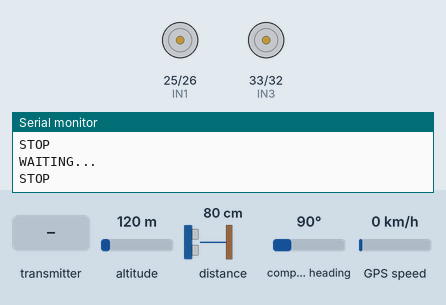
This sketch was run on a simulated ESP32. Shown: motor-driver pin pairs drawn as motors (green arrow = first pin HIGH = forward, orange = second pin HIGH = backward, longer = more drive, scaled by the enable pin), the last lines printed to the serial monitor. The test bench sets the inputs (shaded band); at power-on: compass heading 90°, altitude 120 m, distance to the obstacle 80 cm, GPS speed 0 km/h. The GPS gets a fix after 3 s at 37.7749, -122.4194 with 8 satellites.

Above: at 1.2 s.
1.3 s: the transmitter starts sending gpsValid = 1
At 3.4 s:
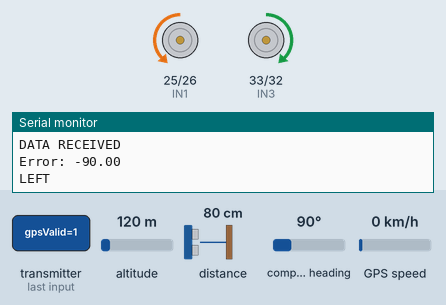
4.5 s: compass heading set to 7°
At 4.8 s:
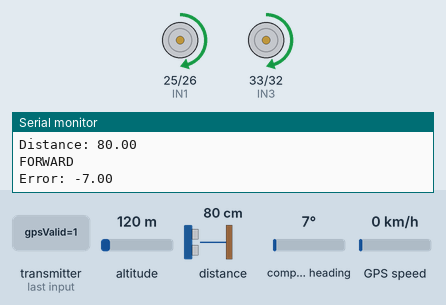
6.0 s: the transmitter starts sending heading = 50
At 7.2 s:
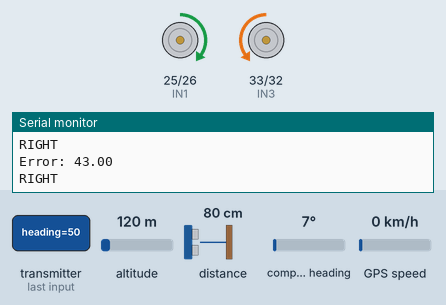
7.5 s: compass heading set to 21°
9.0 s: compass heading set to 27°
At 9.4 s:
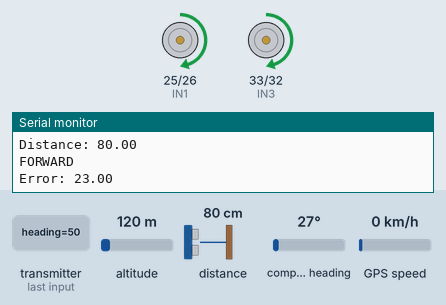
10.5 s: compass heading set to 180°
At 11.7 s:
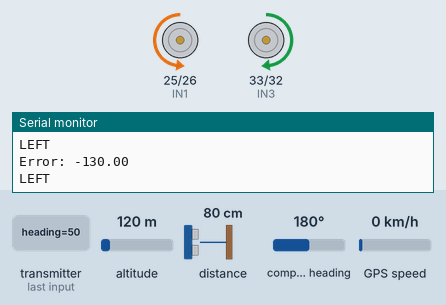
Timing chart, 0 to 13.0 s (numbered marks = the images above; inputs shaded):
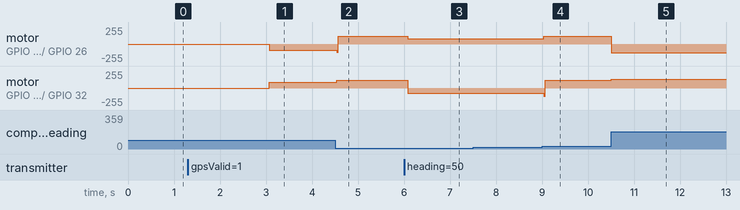

The sketch:

v2_avoid_gps_magneto_espnow.ino
```cpp
#include <Wire.h>
#include "Adafruit_VL53L0X.h"
#include <TinyGPS++.h>
#include <HardwareSerial.h>
#include <WiFi.h>
#include <esp_now.h>
#include <QMC5883LCompass.h>
#include "esp_wifi.h"

// ---------------- GPS ----------------
TinyGPSPlus gps;
HardwareSerial gpsSerial(2);
bool gpsLocked = false;

// ---------------- COMPASS ----------------
QMC5883LCompass compass;

// ---------------- MOTOR ----------------
#define IN1 25
#define IN2 26
#define IN3 33
#define IN4 32
#define ENA 27
#define ENB 19

Adafruit_VL53L0X lox = Adafruit_VL53L0X();

// ---------------- DATA ----------------
typedef struct {
  float lat;
  float lon;
  float heading;
  bool gpsValid;
} VehicleData;

VehicleData leaderData;

// ---------------- MONITOR ----------------
unsigned long lastReceiveTime = 0;

// ---------------- RECEIVE ----------------
void onReceive(const esp_now_recv_info *info, const uint8_t *data, int len) {
  if(len == sizeof(VehicleData)){
    memcpy(&leaderData, data, sizeof(leaderData));
    lastReceiveTime = millis();

    Serial.println("DATA RECEIVED");
  }
}

// ---------------- MOTOR ----------------
void moveForward(){
  Serial.println("FORWARD");
  digitalWrite(IN1,HIGH); digitalWrite(IN2,LOW);
  digitalWrite(IN3,HIGH); digitalWrite(IN4,LOW);
}

void stopMotors(){
  Serial.println("STOP");
  digitalWrite(IN1,LOW); digitalWrite(IN2,LOW);
  digitalWrite(IN3,LOW); digitalWrite(IN4,LOW);
}

void turnRight(){
  Serial.println("RIGHT");
  digitalWrite(IN1,HIGH); digitalWrite(IN2,LOW);
  digitalWrite(IN3,LOW);  digitalWrite(IN4,HIGH);
}

void turnLeft(){
  Serial.println("LEFT");
  digitalWrite(IN1,LOW);  digitalWrite(IN2,HIGH);
  digitalWrite(IN3,HIGH); digitalWrite(IN4,LOW);
}

// ---------------- SENSORS ----------------
float getDistanceFront(){
  VL53L0X_RangingMeasurementData_t m;
  lox.rangingTest(&m,false);
  return (m.RangeStatus!=4)? m.RangeMilliMeter/10 : 999;
}

float getHeading(){
  compass.read();
  return compass.getAzimuth();
}

// ---------------- FOLLOW LOGIC (FIXED) ----------------
void followLeader(){

  float myHeading = getHeading();
  float error = leaderData.heading - myHeading;

  // Normalize
  if(error > 180) error -= 360;
  if(error < -180) error += 360;

  Serial.print("Error: ");
  Serial.println(error);

  float Kp = 1.0;  // tuning parameter
  int baseSpeed = 120;

  // ---------------- HEADING CONTROL ----------------
  if(abs(error) > 25){
    int turnSpeed = constrain(abs(error) * Kp, 80, 150);

    analogWrite(ENA, turnSpeed);
    analogWrite(ENB, turnSpeed);

    if(error > 0){
      turnRight();
    } else {
      turnLeft();
    }

    delay(40); // stabilize
    return;
  }

  // ---------------- FORWARD MOVEMENT ----------------
  analogWrite(ENA, baseSpeed);
  analogWrite(ENB, baseSpeed);

  float dist = getDistanceFront();

  Serial.print("Distance: ");
  Serial.println(dist);

  if(dist > 20){
    moveForward();
  } else {
    stopMotors();
  }
}

// ---------------- SETUP ----------------
void setup(){
  Serial.begin(115200);

  pinMode(IN1,OUTPUT); pinMode(IN2,OUTPUT);
  pinMode(IN3,OUTPUT); pinMode(IN4,OUTPUT);

  pinMode(ENA, OUTPUT);
  pinMode(ENB, OUTPUT);
  analogWrite(ENA, 120);
  analogWrite(ENB, 120);

  Wire.begin(21,22);
  lox.begin();

  gpsSerial.begin(9600, SERIAL_8N1, 16, 17);
  compass.init();

  // ---------------- ESP-NOW ----------------
  WiFi.mode(WIFI_STA);
  WiFi.disconnect();
  esp_wifi_set_channel(1, WIFI_SECOND_CHAN_NONE);

  if (esp_now_init() != ESP_OK) {
    Serial.println("ESP INIT FAILED");
    return;
  }

  esp_now_register_recv_cb(onReceive);

  Serial.println("V2 READY");
}

// ---------------- LOOP ----------------
void loop(){

  while (gpsSerial.available()) {
    gps.encode(gpsSerial.read());
  }

  if (gps.location.isValid() && gps.satellites.value() >= 4) {
    gpsLocked = true;
  }

  // ---------------- FAILSAFE ----------------
  if(millis() - lastReceiveTime > 2000){
    Serial.println("LOST LEADER");
    stopMotors();
    delay(100);
    return;
  }

  // ---------------- MAIN ----------------
  if(gpsLocked && leaderData.gpsValid){
    followLeader();
  }
  else{
    Serial.println("WAITING...");
    stopMotors();
  }

  delay(50);
}
```

Measured:
- the behaviour switches between 24 and 25° on compass heading (found by bisection; images 3 and 4)
- after the input at 1.3 s, motor on GPIO 25 (IN1) / GPIO 26 (IN2): stopped → backward 90/255 after 1.8 s; motor on GPIO 33 (IN3) / GPIO 32 (IN4): stopped → forward 90/255 after 1.8 s
- after the input at 4.5 s, motor on GPIO 25 (IN1) / GPIO 26 (IN2): backward 90/255 → forward 120/255 at once; motor on GPIO 33 (IN3) / GPIO 32 (IN4): forward 90/255 → forward 120/255 at once
- after the input at 6.0 s, motor on GPIO 25 (IN1) / GPIO 26 (IN2): forward 120/255 → forward 80/255 after 0.08 s; motor on GPIO 33 (IN3) / GPIO 32 (IN4): forward 120/255 → backward 80/255 after 0.08 s
- after the input at 9.0 s, motor on GPIO 25 (IN1) / GPIO 26 (IN2): forward 80/255 → forward 120/255 at once; motor on GPIO 33 (IN3) / GPIO 32 (IN4): backward 80/255 → forward 120/255 at once
- after the input at 10.5 s, motor on GPIO 25 (IN1) / GPIO 26 (IN2): forward 120/255 → backward 130/255 at once; motor on GPIO 33 (IN3) / GPIO 32 (IN4): forward 120/255 → forward 130/255 at once
